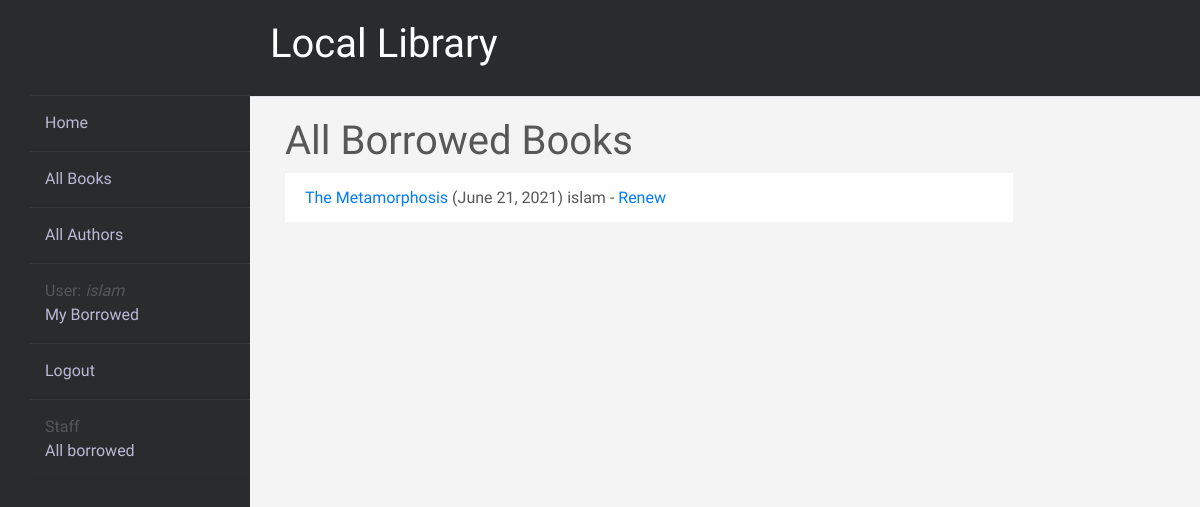
Page /catalog/borrowed/ (signed in) on the committed database.
### catalog/models.py (models this page shows, shortened)
class BookInstance(models.Model):
    id = models.UUIDField(primary_key=True, default=uuid.uuid4,
                          help_text="Unique ID for this particular book across whole library")
    book = models.ForeignKey('Book', on_delete=models.RESTRICT, null=True)
    imprint = models.CharField(max_length=200)
    due_back = models.DateField(null=True, blank=True)
    borrower = models.ForeignKey(
        User, on_delete=models.SET_NULL, null=True, blank=True)
    @property
    def is_overdue(self):
        if self.due_back and date.today() > self.due_back:
            return True
        return False
    LOAN_STATUS = (
        ('d', 'Maintenance'),
        ('o', 'On loan'),
        ('a', 'Available'),
        ('r', 'Reserved'),
    )
    status = models.CharField(
        max_length=1,
        choices=LOAN_STATUS,
        blank=True,
        default='d',
        help_text='Book availability')
    class Meta:
        ordering = ['due_back']
        permissions = (("can_mark_returned", "Set book as returned"),)

class Book(models.Model):
    image = models.ImageField(Cover_Photo, default='media/default_book.png')
    title = models.CharField(max_length=200)
    author = models.ForeignKey('Author', on_delete=models.SET_NULL, null=True)
    summary = models.TextField(
        max_length=1000, help_text="Enter a brief description of the book")
    isbn = models.CharField('ISBN', max_length=13,
                            unique=True,
                            help_text='13 Character <a href="https://www.isbn-international.org/content/what-isbn'
                                      '">ISBN number</a>')
    genre = models.ManyToManyField(
        Genre, help_text="Select a genre for this book")
    language = models.CharField(max_length=200, null=True, blank=True)
    class Meta:
        ordering = ['title', 'author']
    def display_genre(self):
        """Creates a string for the Genre. This is required to display genre in Admin."""
        return ', '.join([genre.name for genre in self.genre.all()[:3]])
    display_genre.short_description = 'Genre'

### catalog/views.py (the view)
# urls.py: path('borrowed/', views.LoanedBooksAllListView.as_view(),
class LoanedBooksAllListView(PermissionRequiredMixin, generic.ListView):
    model = BookInstance
    permission_required = 'catalog.can_mark_returned'
    template_name = 'catalog/bookinstance_list_borrowed_all.html'
    paginate_by = 10
    def get_queryset(self):
        return BookInstance.objects.filter(status__exact='o').order_by('due_back')

### catalog/templates/catalog/bookinstance_list_borrowed_all.html
{% extends "base_generic.html" %}
{% block content %}
<h1>All Borrowed Books</h1>
{% if bookinstance_list %}
<ul class="list-group list-group-flush">
    {% for bookinst in bookinstance_list %}
    <li class="{% if bookinst.is_overdue %}text-danger{% endif %} list-group-item">
        <a href="{% url 'book-detail' bookinst.book.pk %}">{{bookinst.book.title}}</a> ({{ bookinst.due_back }})
        {% if user.is_staff %} {{ bookinst.borrower }}{% endif %} {% if perms.catalog.can_mark_returned %}- <a
            href="{% url 'renew-book-librarian' bookinst.id %}">Renew</a> {% endif %}
    </li>
    {% endfor %}
</ul>
{% else %}
<p>There are no books borrowed.</p>
{% endif %}
{% endblock %}

### catalog/templates/base_generic.html (shortened to what this page needs)
<!DOCTYPE html>
<html lang="en">
<head>
    <link rel="stylesheet" href="https://cdn.jsdelivr.net/npm/bootstrap@4.5.3/dist/css/bootstrap.min.css"
>
    {% load static %}
    <link rel="stylesheet" href="{% static 'css/styles.css' %}">
</head>
<body>
    <div class="wrapper">
        <div class="sidebar">
            <ul style="margin-top:65px;">
                <li><a href="{% url 'index' %}">Home</a></li>
                <li><a href="{% url 'books' %}">All Books</a></li>
                <li><a href="{% url 'authors' %}">All Authors</a></li>
                {% if user.is_authenticated %}
                <li><span style="color:#575757">User: <em> {{ user.get_username }} </em> </span>
                    <a href="{% url 'my-borrowed' %}">My Borrowed</a>
                </li>
                <li><a href="{% url 'logout'%}?next={{request.path}}">Logout</a></li>
                {% else %}
                <li><a href="{% url 'login'%}?next={{request.path}}">Login</a></li>
                {% endif %}
                {% if user.is_staff %}
                <ul class="sidebar-nav">
                    <li><span style="color:#575757">Staff</span>
                        {% if perms.catalog.can_mark_returned %}
                        <a href="{% url 'all-borrowed' %}">All borrowed</a>
                    </li>
                    {% endif %}
                </ul>
                {% endif %}
            </ul>
        </div>
        <div class="main_content">
            <div class="header"><a href="{% url 'index' %}" style="color: white;">
                    <h1 style="color: white;">Local Library</h1>
                </a></div>
            <div class="info">
                <div class="col-sm-10 ">
                    {% block content %}{% endblock %}
                </div>
            </div>
        </div>
    </div>
</body>
</html>

### catalog/static/css/styles.css (style rules this page uses)
* { margin: 0; padding: 0; box-sizing: border-box; list-style: none; text-decoration: none; font-family: 'Josefin Sans', sans-serif }
body { background-color: #f5f4f4 }
.wrapper { display: flex; position: relative }
.wrapper .sidebar { width: 250px; height: 100%; background: #292b2c; padding: 30px 0px; position: fixed }
.wrapper .sidebar ul li { padding: 15px; border-bottom: 1px solid #b7b3c7; border-bottom: 1px solid rgba(0, 0, 0, 0.05); border-top: 1px solid rgba(255, 255, 255, 0.05); margin-left: 30px; }
.wrapper .sidebar ul li a { color: #bdb8d7; display: block }
.wrapper .main_content { width: 100%; margin-left: 250px }
.wrapper .main_content .header { padding: 20px; background: #292b2c; color: #fff; border-bottom: 1px solid #e0e4e8 }
.wrapper .main_content .info { margin: 20px; color: #575757; line-height: 25px }
.wrapper .main_content .info div { margin-bottom: 20px }

### rows in the picture
BookInstance: book "The Metamorphosis", due_back "June 21, 2021", borrower "islam"

### other values in the picture
{{ user.get_username }} "islam"
